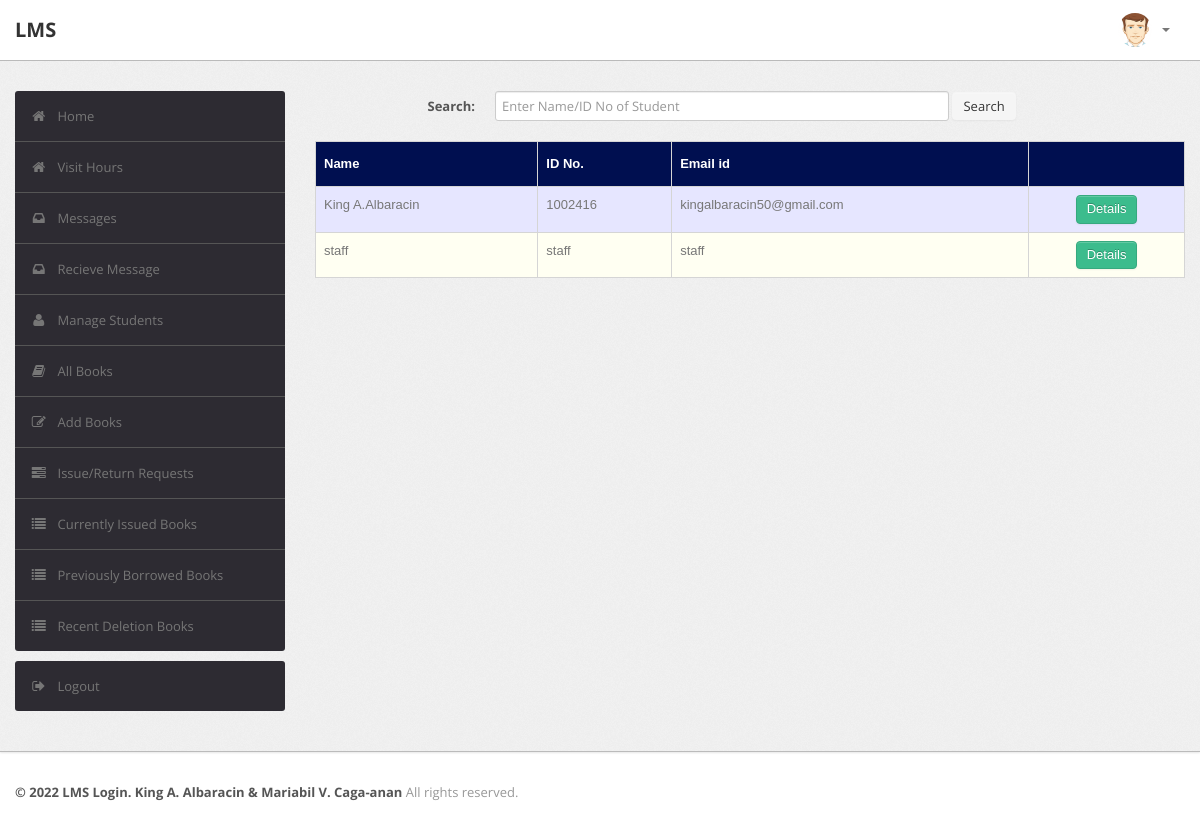
Before: /librarian/student.php with the older database file.
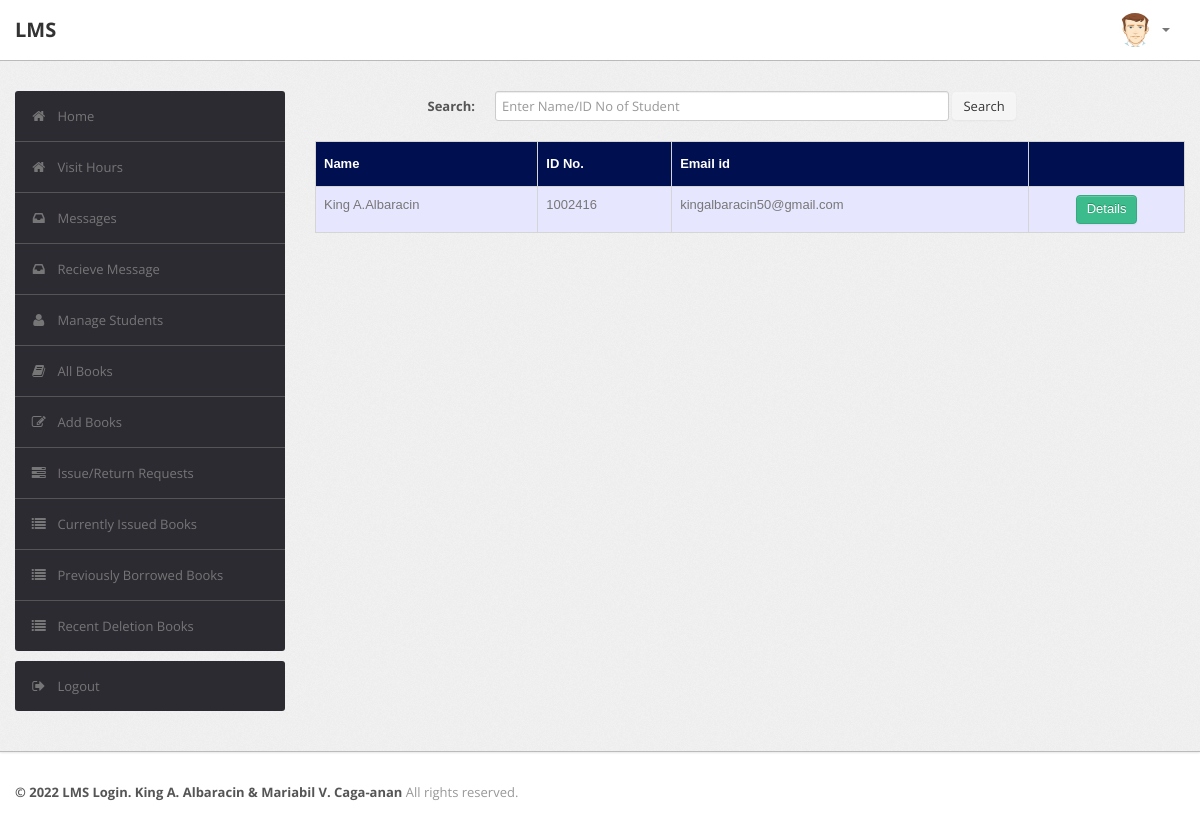
After: the same page with the newer database file.
### tables this page shows
CREATE TABLE `user` (
  `RollNo` varchar(50) NOT NULL,
  `Name` varchar(50) DEFAULT NULL,
  `Type` varchar(50) DEFAULT NULL,
  `Category` varchar(50) DEFAULT NULL,
  `Department` varchar(255) NOT NULL,
  `EmailId` varchar(50) DEFAULT NULL,
  `MobNo` bigint(11) DEFAULT NULL,
  `Password` varchar(50) DEFAULT NULL,
  `Status` varchar(50) DEFAULT NULL,
  `VerificationCode` varchar(255) NOT NULL
);

### librarian/student.php (the view, shortened to what the changed rows need)
<?php
require('dbconn.php');
?>
<?php
$rollno = $_SESSION['RollNo'];
                                $sql="select * from LMS.user where RollNo='$rollno'";
if ($_SESSION['RollNo'] !== 'staff') {
    ?>
<!DOCTYPE html>
<html lang="en">
    <head>
        <link type="text/css" href="bootstrap/css/bootstrap.min.css" rel="stylesheet">
        <link type="text/css" href="bootstrap/css/bootstrap-responsive.min.css" rel="stylesheet">
        <link type="text/css" href="css/theme.css" rel="stylesheet">
        <link type="text/css" href="images/icons/css/font-awesome.css" rel="stylesheet">
    </head>
    <body>
        <div class="wrapper">
            <div class="container">
                <div class="row">
                    <div class="span9">
                                    <br>
                                    <?php
                                    if(isset($_POST['submit']))
                                        {$s=$_POST['title'];
                                            $sql="select * from LMS.user where (RollNo='$s' or Name like '%$s%') and Type<>'ADMIN'";
                                        }
                                    else
                                        $sql="select * from LMS.user where Type<>'ADMIN' and Type<>'LIBRARIAN' ";
                                    $result=$conn->query($sql);
                                    $rowcount=mysqli_num_rows($result);
                                    if(!($rowcount))
                                        echo "<br><center><h2><b><i>No Results</i></b></h2></center>";
                                    else
                                    {
                                    ?>
                        <table class="table" id = "tables">
                                  <thead>
                                    <tr>
                                      <th>Name</th>
                                      <th>ID No.</th>
                                      <th>Email id</th>
                                      <th></th>
                                    </tr>
                                  </thead>
                                  <tbody>
                    <?php
                            while($row=$result->fetch_assoc())
                            {
                                $email=$row['EmailId'];
                                $name=$row['Name'];
                                $rollno=$row['RollNo'];
                            ?>
                                    <tr>
                                      <td><?php echo $name ?></td>
                                      <td><?php echo $rollno ?></td>
                                      <td><?php echo $email ?></td>
                                        <td>
                                        <center>
                                            <a href="studentdetails.php?id=<?php echo $rollno; ?>" class="btn btn-success">Details</a>
                                      </center>
                                        </td>
                                    </tr>
                            <?php }} ?>
                                  </tbody>
                                </table>
                            </div>
                </div>
            </div>
        </div>
    </body>
</html>
<?php }
else {
    echo "<script type='text/javascript'>alert('Access Denied!!!')</script>";
} ?>

Changed rows visible on the page:
removed user: Name "staff", RollNo "staff", EmailId "staff"
